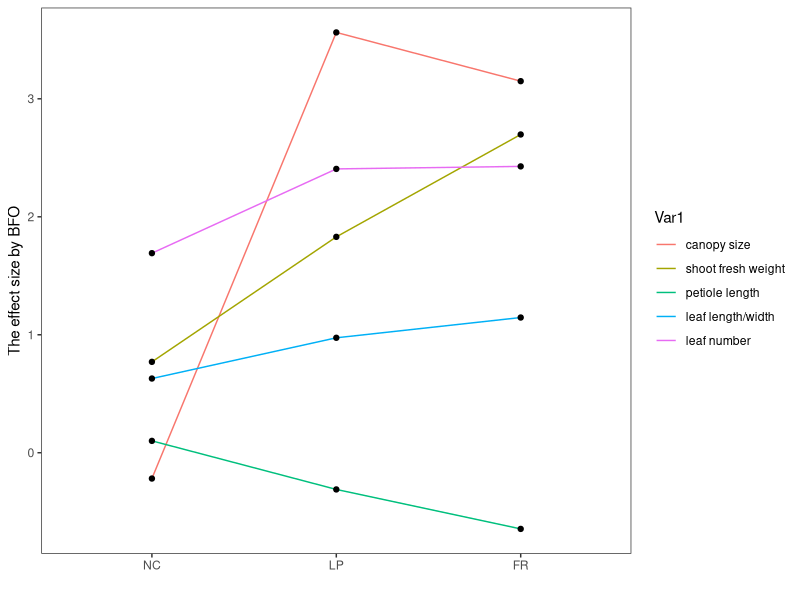

This chart was generated by the following R code:
library("ggplot2")

cs <- read.table("cs_effsize_byM.txt", sep="\t",header=T)
sfw <- read.table("sfw_effsize_byM.txt", sep="\t",header=T)
pl <- read.table("pl_effsize_byM.txt", sep="\t",header=T)
shape <- read.table("shape_effsize_byM.txt", sep="\t",header=T)
ln <- read.table("leafnumber_effsize_byM.txt",sep="\t",header=T)

cs <- cs$cs
sfw <- sfw$sfw
pl <- pl$pl
shape <- shape$shape
ln <- ln$ln

tt <- rbind(cs,sfw,pl,shape,ln)
colnames(tt) <- c("NC","LP","FR")
rownames(tt) <- c("canopy size","shoot fresh weight","petiole length","leaf length/width","leaf number")


library(reshape2)
tt1 <- melt(tt)

pdf("figure_1h.pdf", width=5, height=4,useDingbats = F)

ggplot(tt1, aes(x=Var2, y=value, group=Var1)) +
  geom_line(aes(color=Var1))+
  geom_point()+
  xlab("")+ylab("The effect size by BFO")+
  theme_bw()+
  theme(panel.grid.major = element_blank())+
  theme(panel.grid.minor = element_blank())

dev.off()
